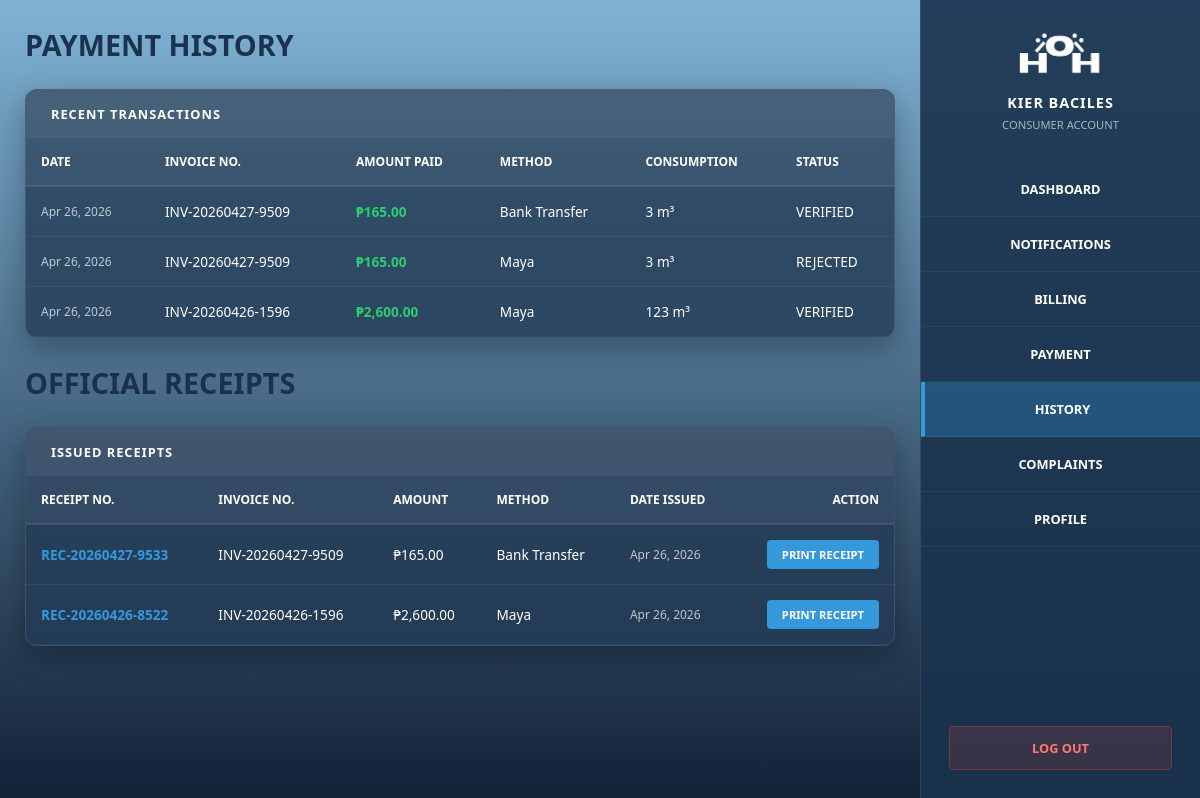
The app's page /user_history.php (signed in), older data.
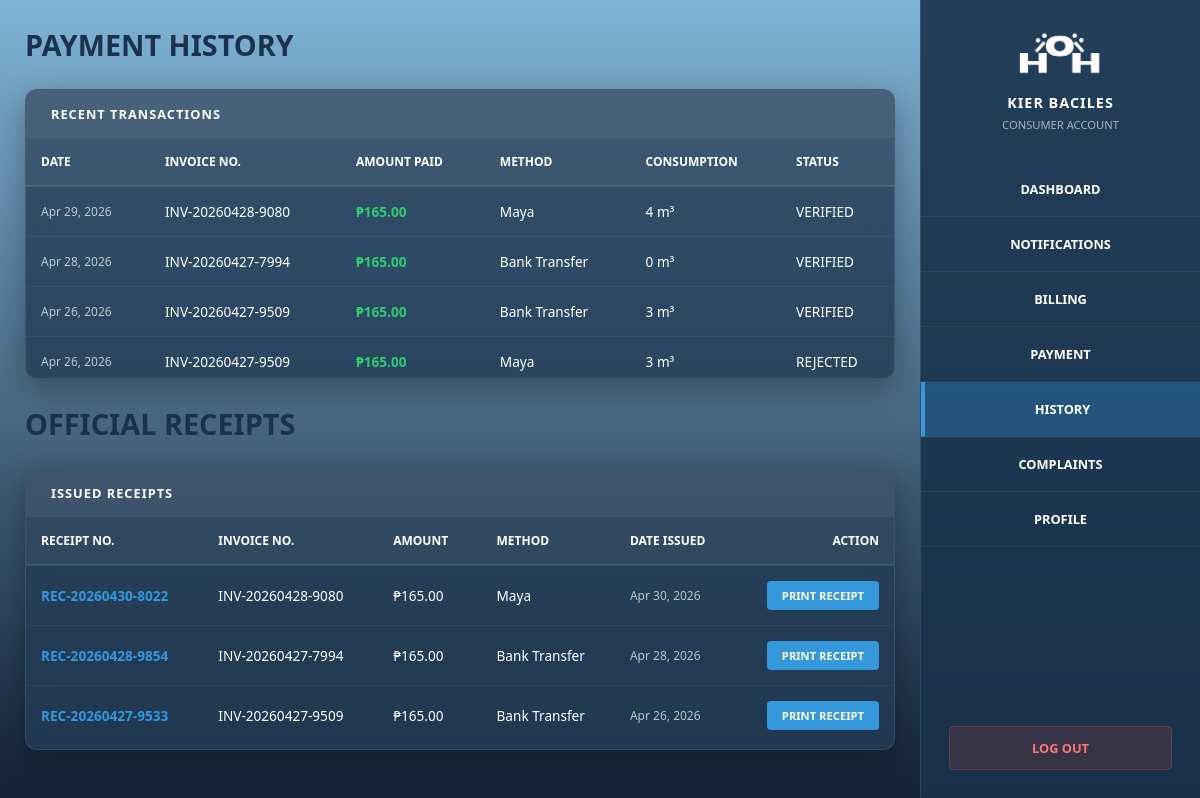
The same page, newer data.
### tables this page shows
CREATE TABLE `payments` (
  `id` int(11) NOT NULL,
  `invoice_id` int(11) DEFAULT NULL,
  `user_id` int(11) DEFAULT NULL,
  `transaction_no` varchar(50) DEFAULT NULL,
  `amount` decimal(10,2) DEFAULT NULL,
  `payment_method` varchar(50) DEFAULT NULL,
  `reference_no` varchar(100) DEFAULT NULL,
  `status` enum('pending','verified','rejected') DEFAULT 'pending',
  `verified_by` int(11) DEFAULT NULL,
  `paid_at` timestamp NOT NULL DEFAULT current_timestamp(),
  `proof_image` varchar(255) DEFAULT NULL,
  `qr_token` varchar(100) DEFAULT NULL,
  `qr_expires_at` datetime DEFAULT NULL
);

CREATE TABLE `invoices` (
  `id` int(11) NOT NULL,
  `user_id` int(11) DEFAULT NULL,
  `reading_id` int(11) DEFAULT NULL,
  `invoice_no` varchar(50) DEFAULT NULL,
  `consumption` int(11) DEFAULT NULL,
  `rate` decimal(10,2) DEFAULT 10.00,
  `amount` decimal(10,2) DEFAULT NULL,
  `due_date` date DEFAULT NULL,
  `status` enum('unpaid','pending_verification','paid','overdue') DEFAULT 'unpaid',
  `issued_by` int(11) DEFAULT NULL,
  `created_at` timestamp NOT NULL DEFAULT current_timestamp()
);

CREATE TABLE `receipts` (
  `id` int(11) NOT NULL,
  `payment_id` int(11) DEFAULT NULL,
  `receipt_no` varchar(50) DEFAULT NULL,
  `issued_at` timestamp NOT NULL DEFAULT current_timestamp()
);

### user_history.php (the view, shortened to what the changed rows need)
<?php
include "db.php";
$user_id = $_SESSION['user_id'];
$payment_history = $conn->query("
    SELECT p.*, i.invoice_no, i.consumption
    FROM payments p
    JOIN invoices i ON p.invoice_id = i.id
    WHERE p.user_id='$user_id'
    ORDER BY p.paid_at DESC
");
$receipts = $conn->query("
    SELECT r.*, p.amount, p.payment_method, i.invoice_no
    FROM receipts r
    JOIN payments p ON r.payment_id = p.id
    JOIN invoices i ON p.invoice_id = i.id
    WHERE p.user_id='$user_id'
    ORDER BY r.issued_at DESC
");
?>
<!DOCTYPE html>
<html lang="en">
<head>
    <link rel="stylesheet" href="styles/user_design.css">
</head>
<body id="mainBody">
    <div class="main-content">
        <div class="header-row">
            <h1>PAYMENT HISTORY</h1>
        </div>
        <div class="glass-panel">
            <div class="table-area">
                <table class="data-table">
                    <thead>
                        <tr>
                            <th>Date</th>
                            <th>Invoice No.</th>
                            <th>Amount Paid</th>
                            <th>Method</th>
                            <th>Consumption</th>
                            <th>Status</th>
                        </tr>
                    </thead>
                    <tbody>
                        <?php while($ph = $payment_history->fetch_assoc()):
                            $statClass = (strtolower($ph['status']) == 'verified') ? 'status-verified' : 'status-pending';
                        ?>
                        <tr>
                            <td style="font-size: 0.75rem; opacity: 0.7;"><?php echo date('M d, Y', strtotime($ph['paid_at'])); ?></td>
                            <td><span class="invoice-tag"><?php echo $ph['invoice_no']; ?></span></td>
                            <td style="font-weight: bold; color: #2ecc71;">₱<?php echo number_format($ph['amount'], 2); ?></td>
                            <td><?php echo $ph['payment_method']; ?></td>
                            <td><?php echo $ph['consumption']; ?> m³</td>
                            <td><span class="<?php echo $statClass; ?>"><?php echo strtoupper($ph['status']); ?></span></td>
                        </tr>
                        <?php endwhile; ?>
                    </tbody>
                </table>
            </div>
        </div>
        <div class="header-row">
            <h1>OFFICIAL RECEIPTS</h1>
        </div>
        <div class="glass-panel">
            <div class="table-area">
                <table class="data-table">
                    <thead>
                        <tr>
                            <th>Receipt No.</th>
                            <th>Invoice No.</th>
                            <th>Amount</th>
                            <th>Method</th>
                            <th>Date Issued</th>
                            <th style="text-align: right;">Action</th>
                        </tr>
                    </thead>
                    <tbody>
                        <?php while($r = $receipts->fetch_assoc()): ?>
                        <tr>
                            <td style="font-weight: bold; color: var(--accent-blue);"><?php echo $r['receipt_no']; ?></td>
                            <td><?php echo $r['invoice_no']; ?></td>
                            <td>₱<?php echo number_format($r['amount'], 2); ?></td>
                            <td><?php echo $r['payment_method']; ?></td>
                            <td style="font-size: 0.75rem; opacity: 0.7;"><?php echo date('M d, Y', strtotime($r['issued_at'])); ?></td>
                            <td style="text-align: right;">
                                <a href="print_receipt.php?id=<?php echo $r['id']; ?>" target="_blank">
                                    <button class="print-btn">PRINT RECEIPT</button>
                                </a>
                            </td>
                        </tr>
                        <?php endwhile; ?>
                    </tbody>
                </table>
            </div>
        </div>
    </div>
</body>
</html>

Row changes from the older to the newer data that the page shows:
no longer on this page (row unchanged): payments: paid_at "Apr 26, 2026", invoice.invoice_no "INV-20260426-1596", amount "2,600.00", payment_method "Maya", invoice.consumption "123", status "VERIFIED"
no longer on this page (row unchanged): receipts: receipt_no "REC-20260426-8522", invoices.invoice_no "INV-20260426-1596", payment.amount "2,600.00", payment.payment_method "Maya", issued_at "Apr 26, 2026"
added payments: paid_at "Apr 29, 2026", invoice.invoice_no "INV-20260428-9080", amount "165.00", payment_method "Maya", invoice.consumption "4", status "VERIFIED"
added payments: paid_at "Apr 28, 2026", invoice.invoice_no "INV-20260427-7994", amount "165.00", payment_method "Bank Transfer", invoice.consumption "0", status "VERIFIED"
added receipts: receipt_no "REC-20260430-8022", invoices.invoice_no "INV-20260428-9080", payment.amount "165.00", payment.payment_method "Maya", issued_at "Apr 30, 2026"
added receipts: receipt_no "REC-20260428-9854", invoices.invoice_no "INV-20260427-7994", payment.amount "165.00", payment.payment_method "Bank Transfer", issued_at "Apr 28, 2026"
